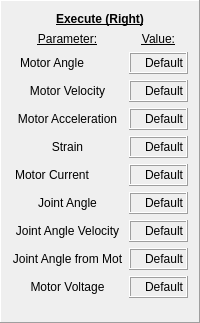
      <widget class="QFrame" name="frame_4">
       <property name="frameShape">
        <enum>QFrame::Panel</enum>
       </property>
       <property name="frameShadow">
        <enum>QFrame::Raised</enum>
       </property>
       <layout class="QVBoxLayout" name="verticalLayout_4">
        <item>
         <widget class="QLabel" name="label_40">
          <property name="text">
           <string>&lt;html&gt;&lt;head/&gt;&lt;body&gt;&lt;p align=&quot;center&quot;&gt;&lt;span style=&quot; font-weight:600; text-decoration: underline;&quot;&gt;Execute (Right)&lt;/span&gt;&lt;/p&gt;&lt;/body&gt;&lt;/html&gt;</string>
          </property>
         </widget>
        </item>
        <item>
         <layout class="QGridLayout" name="gridLayout_4" rowstretch="3,0,0,0,0,0,0,0,0,0">
          <item row="0" column="1">
           <widget class="QLabel" name="label_52">
            <property name="sizePolicy">
             <sizepolicy hsizetype="Preferred" vsizetype="Preferred">
              <horstretch>0</horstretch>
              <verstretch>0</verstretch>
             </sizepolicy>
            </property>
            <property name="minimumSize">
             <size>
              <width>50</width>
              <height>0</height>
             </size>
            </property>
            <property name="text">
             <string>&lt;html&gt;&lt;head/&gt;&lt;body&gt;&lt;p&gt;&lt;span style=&quot; text-decoration: underline;&quot;&gt;Value:&lt;/span&gt;&lt;/p&gt;&lt;/body&gt;&lt;/html&gt;</string>
            </property>
            <property name="alignment">
             <set>Qt::AlignCenter</set>
            </property>
           </widget>
          </item>
          <item row="5" column="1">
           <widget class="QLabel" name="disp_current_mot_1">
            <property name="sizePolicy">
             <sizepolicy hsizetype="Preferred" vsizetype="Preferred">
              <horstretch>0</horstretch>
              <verstretch>0</verstretch>
             </sizepolicy>
            </property>
            <property name="minimumSize">
             <size>
              <width>50</width>
              <height>22</height>
             </size>
            </property>
            <property name="maximumSize">
             <size>
              <width>200</width>
              <height>16777215</height>
             </size>
            </property>
            <property name="baseSize">
             <size>
              <width>50</width>
              <height>0</height>
             </size>
            </property>
            <property name="autoFillBackground">
             <bool>false</bool>
            </property>
            <property name="frameShape">
             <enum>QFrame::Box</enum>
            </property>
            <property name="frameShadow">
             <enum>QFrame::Raised</enum>
            </property>
            <property name="lineWidth">
             <number>1</number>
            </property>
            <property name="text">
             <string>Default</string>
            </property>
            <property name="alignment">
             <set>Qt::AlignRight|Qt::AlignTrailing|Qt::AlignVCenter</set>
            </property>
           </widget>
          </item>
          <item row="3" column="1">
           <widget class="QLabel" name="disp_mot_acc_1">
            <property name="sizePolicy">
             <sizepolicy hsizetype="Preferred" vsizetype="Preferred">
              <horstretch>0</horstretch>
              <verstretch>0</verstretch>
             </sizepolicy>
            </property>
            <property name="minimumSize">
             <size>
              <width>50</width>
              <height>22</height>
             </size>
            </property>
            <property name="maximumSize">
             <size>
              <width>200</width>
              <height>16777215</height>
             </size>
            </property>
            <property name="baseSize">
             <size>
              <width>50</width>
              <height>0</height>
             </size>
            </property>
            <property name="autoFillBackground">
             <bool>false</bool>
            </property>
            <property name="frameShape">
             <enum>QFrame::Box</enum>
            </property>
            <property name="frameShadow">
             <enum>QFrame::Raised</enum>
            </property>
            <property name="lineWidth">
             <number>1</number>
            </property>
            <property name="text">
             <string>Default</string>
            </property>
            <property name="alignment">
             <set>Qt::AlignRight|Qt::AlignTrailing|Qt::AlignVCenter</set>
            </property>
           </widget>
          </item>
          <item row="3" column="0">
           <widget class="QLabel" name="label_45">
            <property name="sizePolicy">
             <sizepolicy hsizetype="Preferred" vsizetype="Preferred">
              <horstretch>0</horstretch>
              <verstretch>0</verstretch>
             </sizepolicy>
            </property>
            <property name="minimumSize">
             <size>
              <width>80</width>
              <height>0</height>
             </size>
            </property>
            <property name="layoutDirection">
             <enum>Qt::LeftToRight</enum>
            </property>
            <property name="text">
             <string>&lt;html&gt;&lt;head/&gt;&lt;body&gt;&lt;p&gt;Motor Acceleration&lt;/p&gt;&lt;/body&gt;&lt;/html&gt;</string>
            </property>
            <property name="alignment">
             <set>Qt::AlignCenter</set>
            </property>
           </widget>
          </item>
          <item row="2" column="0">
           <widget class="QLabel" name="label_46">
            <property name="sizePolicy">
             <sizepolicy hsizetype="Preferred" vsizetype="Preferred">
              <horstretch>0</horstretch>
              <verstretch>0</verstretch>
             </sizepolicy>
            </property>
            <property name="minimumSize">
             <size>
              <width>80</width>
              <height>0</height>
             </size>
            </property>
            <property name="layoutDirection">
             <enum>Qt::LeftToRight</enum>
            </property>
            <property name="text">
             <string>&lt;html&gt;&lt;head/&gt;&lt;body&gt;&lt;p&gt;Motor Velocity&lt;/p&gt;&lt;/body&gt;&lt;/html&gt;</string>
            </property>
            <property name="alignment">
             <set>Qt::AlignCenter</set>
            </property>
           </widget>
          </item>
          <item row="5" column="0">
           <widget class="QLabel" name="label_47">
            <property name="sizePolicy">
             <sizepolicy hsizetype="Preferred" vsizetype="Preferred">
              <horstretch>0</horstretch>
              <verstretch>0</verstretch>
             </sizepolicy>
            </property>
            <property name="minimumSize">
             <size>
              <width>80</width>
              <height>0</height>
             </size>
            </property>
            <property name="maximumSize">
             <size>
              <width>80</width>
              <height>16777215</height>
             </size>
            </property>
            <property name="layoutDirection">
             <enum>Qt::LeftToRight</enum>
            </property>
            <property name="text">
             <string>&lt;html&gt;&lt;head/&gt;&lt;body&gt;&lt;p&gt;Motor Current&lt;/p&gt;&lt;/body&gt;&lt;/html&gt;</string>
            </property>
            <property name="alignment">
             <set>Qt::AlignCenter</set>
            </property>
           </widget>
          </item>
          <item row="6" column="0">
           <widget class="QLabel" name="label_50">
            <property name="sizePolicy">
             <sizepolicy hsizetype="Preferred" vsizetype="Preferred">
              <horstretch>0</horstretch>
              <verstretch>0</verstretch>
             </sizepolicy>
            </property>
            <property name="minimumSize">
             <size>
              <width>80</width>
              <height>0</height>
             </size>
            </property>
            <property name="maximumSize">
             <size>
              <width>16777215</width>
              <height>16777215</height>
             </size>
            </property>
            <property name="layoutDirection">
             <enum>Qt::LeftToRight</enum>
            </property>
            <property name="text">
             <string>&lt;html&gt;&lt;head/&gt;&lt;body&gt;&lt;p&gt;Joint Angle&lt;/p&gt;&lt;/body&gt;&lt;/html&gt;</string>
            </property>
            <property name="alignment">
             <set>Qt::AlignCenter</set>
            </property>
           </widget>
          </item>
          <item row="6" column="1">
           <widget class="QLabel" name="disp_joint_angle_1">
            <property name="sizePolicy">
             <sizepolicy hsizetype="Preferred" vsizetype="Preferred">
              <horstretch>0</horstretch>
              <verstretch>0</verstretch>
             </sizepolicy>
            </property>
            <property name="minimumSize">
             <size>
              <width>50</width>
              <height>22</height>
             </size>
            </property>
            <property name="maximumSize">
             <size>
              <width>200</width>
              <height>16777215</height>
             </size>
            </property>
            <property name="baseSize">
             <size>
              <width>50</width>
              <height>0</height>
             </size>
            </property>
            <property name="autoFillBackground">
             <bool>false</bool>
            </property>
            <property name="frameShape">
             <enum>QFrame::Box</enum>
            </property>
            <property name="frameShadow">
             <enum>QFrame::Raised</enum>
            </property>
            <property name="lineWidth">
             <number>1</number>
            </property>
            <property name="text">
             <string>Default</string>
            </property>
            <property name="alignment">
             <set>Qt::AlignRight|Qt::AlignTrailing|Qt::AlignVCenter</set>
            </property>
           </widget>
          </item>
          <item row="1" column="0">
           <widget class="QLabel" name="label_51">
            <property name="sizePolicy">
             <sizepolicy hsizetype="Preferred" vsizetype="Preferred">
              <horstretch>0</horstretch>
              <verstretch>0</verstretch>
             </sizepolicy>
            </property>
            <property name="minimumSize">
             <size>
              <width>80</width>
              <height>0</height>
             </size>
            </property>
            <property name="maximumSize">
             <size>
              <width>80</width>
              <height>16777215</height>
             </size>
            </property>
            <property name="layoutDirection">
             <enum>Qt::LeftToRight</enum>
            </property>
            <property name="text">
             <string>&lt;html&gt;&lt;head/&gt;&lt;body&gt;&lt;p&gt;Motor Angle&lt;/p&gt;&lt;/body&gt;&lt;/html&gt;</string>
            </property>
            <property name="alignment">
             <set>Qt::AlignCenter</set>
            </property>
           </widget>
          </item>
          <item row="7" column="0">
           <widget class="QLabel" name="label_57">
            <property name="sizePolicy">
             <sizepolicy hsizetype="Preferred" vsizetype="Preferred">
              <horstretch>0</horstretch>
              <verstretch>0</verstretch>
             </sizepolicy>
            </property>
            <property name="minimumSize">
             <size>
              <width>80</width>
              <height>0</height>
             </size>
            </property>
            <property name="maximumSize">
             <size>
              <width>16777215</width>
              <height>16777215</height>
             </size>
            </property>
            <property name="layoutDirection">
             <enum>Qt::LeftToRight</enum>
            </property>
            <property name="text">
             <string>&lt;html&gt;&lt;head/&gt;&lt;body&gt;&lt;p&gt;Joint Angle Velocity&lt;/p&gt;&lt;/body&gt;&lt;/html&gt;</string>
            </property>
            <property name="alignment">
             <set>Qt::AlignCenter</set>
            </property>
           </widget>
          </item>
          <item row="8" column="0">
           <widget class="QLabel" name="label_58">
            <property name="sizePolicy">
             <sizepolicy hsizetype="Preferred" vsizetype="Preferred">
              <horstretch>0</horstretch>
              <verstretch>0</verstretch>
             </sizepolicy>
            </property>
            <property name="minimumSize">
             <size>
              <width>100</width>
              <height>0</height>
             </size>
            </property>
            <property name="maximumSize">
             <size>
              <width>16777215</width>
              <height>16777215</height>
             </size>
            </property>
            <property name="layoutDirection">
             <enum>Qt::LeftToRight</enum>
            </property>
            <property name="text">
             <string>&lt;html&gt;&lt;head/&gt;&lt;body&gt;&lt;p&gt;Joint Angle from Mot&lt;/p&gt;&lt;/body&gt;&lt;/html&gt;</string>
            </property>
            <property name="alignment">
             <set>Qt::AlignCenter</set>
            </property>
           </widget>
          </item>
          <item row="7" column="1">
           <widget class="QLabel" name="disp_joint_angle_vel_1">
            <property name="sizePolicy">
             <sizepolicy hsizetype="Preferred" vsizetype="Preferred">
              <horstretch>0</horstretch>
              <verstretch>0</verstretch>
             </sizepolicy>
            </property>
            <property name="minimumSize">
             <size>
              <width>50</width>
              <height>22</height>
             </size>
            </property>
            <property name="maximumSize">
             <size>
              <width>200</width>
              <height>16777215</height>
             </size>
            </property>
            <property name="baseSize">
             <size>
              <width>50</width>
              <height>0</height>
             </size>
            </property>
            <property name="autoFillBackground">
             <bool>false</bool>
            </property>
            <property name="frameShape">
             <enum>QFrame::Box</enum>
            </property>
            <property name="frameShadow">
             <enum>QFrame::Raised</enum>
            </property>
            <property name="lineWidth">
             <number>1</number>
            </property>
            <property name="text">
             <string>Default</string>
            </property>
            <property name="alignment">
             <set>Qt::AlignRight|Qt::AlignTrailing|Qt::AlignVCenter</set>
            </property>
           </widget>
          </item>
          <item row="8" column="1">
           <widget class="QLabel" name="disp_joint_angle_from_mot_1">
            <property name="sizePolicy">
             <sizepolicy hsizetype="Preferred" vsizetype="Preferred">
              <horstretch>0</horstretch>
              <verstretch>0</verstretch>
             </sizepolicy>
            </property>
            <property name="minimumSize">
             <size>
              <width>50</width>
              <height>22</height>
             </size>
            </property>
            <property name="maximumSize">
             <size>
              <width>200</width>
              <height>16777215</height>
             </size>
            </property>
            <property name="baseSize">
             <size>
              <width>50</width>
              <height>0</height>
             </size>
            </property>
            <property name="autoFillBackground">
             <bool>false</bool>
            </property>
            <property name="frameShape">
             <enum>QFrame::Box</enum>
            </property>
            <property name="frameShadow">
             <enum>QFrame::Raised</enum>
            </property>
            <property name="lineWidth">
             <number>1</number>
            </property>
            <property name="text">
             <string>Default</string>
            </property>
            <property name="alignment">
             <set>Qt::AlignRight|Qt::AlignTrailing|Qt::AlignVCenter</set>
            </property>
           </widget>
          </item>
          <item row="2" column="1">
           <widget class="QLabel" name="disp_mot_vel_1">
            <property name="sizePolicy">
             <sizepolicy hsizetype="Preferred" vsizetype="Preferred">
              <horstretch>0</horstretch>
              <verstretch>0</verstretch>
             </sizepolicy>
            </property>
            <property name="minimumSize">
             <size>
              <width>50</width>
              <height>22</height>
             </size>
            </property>
            <property name="maximumSize">
             <size>
              <width>200</width>
              <height>16777215</height>
             </size>
            </property>
            <property name="baseSize">
             <size>
              <width>50</width>
              <height>0</height>
             </size>
            </property>
            <property name="autoFillBackground">
             <bool>false</bool>
            </property>
            <property name="frameShape">
             <enum>QFrame::Box</enum>
            </property>
            <property name="frameShadow">
             <enum>QFrame::Raised</enum>
            </property>
            <property name="lineWidth">
             <number>1</number>
            </property>
            <property name="text">
             <string>Default</string>
            </property>
            <property name="alignment">
             <set>Qt::AlignRight|Qt::AlignTrailing|Qt::AlignVCenter</set>
            </property>
           </widget>
          </item>
          <item row="1" column="1">
           <widget class="QLabel" name="disp_mot_ang_1">
            <property name="sizePolicy">
             <sizepolicy hsizetype="Preferred" vsizetype="Preferred">
              <horstretch>0</horstretch>
              <verstretch>0</verstretch>
             </sizepolicy>
            </property>
            <property name="minimumSize">
             <size>
              <width>50</width>
              <height>22</height>
             </size>
            </property>
            <property name="maximumSize">
             <size>
              <width>200</width>
              <height>16777215</height>
             </size>
            </property>
            <property name="baseSize">
             <size>
              <width>50</width>
              <height>0</height>
             </size>
            </property>
            <property name="autoFillBackground">
             <bool>false</bool>
            </property>
            <property name="frameShape">
             <enum>QFrame::Box</enum>
            </property>
            <property name="frameShadow">
             <enum>QFrame::Raised</enum>
            </property>
            <property name="lineWidth">
             <number>1</number>
            </property>
            <property name="text">
             <string>Default</string>
            </property>
            <property name="alignment">
             <set>Qt::AlignRight|Qt::AlignTrailing|Qt::AlignVCenter</set>
            </property>
           </widget>
          </item>
          <item row="4" column="1">
           <widget class="QLabel" name="disp_strain_1">
            <property name="sizePolicy">
             <sizepolicy hsizetype="Preferred" vsizetype="Preferred">
              <horstretch>0</horstretch>
              <verstretch>0</verstretch>
             </sizepolicy>
            </property>
            <property name="minimumSize">
             <size>
              <width>50</width>
              <height>22</height>
             </size>
            </property>
            <property name="maximumSize">
             <size>
              <width>200</width>
              <height>16777215</height>
             </size>
            </property>
            <property name="baseSize">
             <size>
              <width>50</width>
              <height>0</height>
             </size>
            </property>
            <property name="autoFillBackground">
             <bool>false</bool>
            </property>
            <property name="frameShape">
             <enum>QFrame::Box</enum>
            </property>
            <property name="frameShadow">
             <enum>QFrame::Raised</enum>
            </property>
            <property name="lineWidth">
             <number>1</number>
            </property>
            <property name="text">
             <string>Default</string>
            </property>
            <property name="alignment">
             <set>Qt::AlignRight|Qt::AlignTrailing|Qt::AlignVCenter</set>
            </property>
           </widget>
          </item>
          <item row="4" column="0">
           <widget class="QLabel" name="label_53">
            <property name="sizePolicy">
             <sizepolicy hsizetype="Preferred" vsizetype="Preferred">
              <horstretch>0</horstretch>
              <verstretch>0</verstretch>
             </sizepolicy>
            </property>
            <property name="minimumSize">
             <size>
              <width>80</width>
              <height>0</height>
             </size>
            </property>
            <property name="layoutDirection">
             <enum>Qt::LeftToRight</enum>
            </property>
            <property name="text">
             <string>&lt;html&gt;&lt;head/&gt;&lt;body&gt;&lt;p&gt;Strain&lt;/p&gt;&lt;/body&gt;&lt;/html&gt;</string>
            </property>
            <property name="alignment">
             <set>Qt::AlignCenter</set>
            </property>
           </widget>
          </item>
          <item row="0" column="0">
           <widget class="QLabel" name="label_55">
            <property name="sizePolicy">
             <sizepolicy hsizetype="Preferred" vsizetype="Preferred">
              <horstretch>0</horstretch>
              <verstretch>0</verstretch>
             </sizepolicy>
            </property>
            <property name="text">
             <string>&lt;html&gt;&lt;head/&gt;&lt;body&gt;&lt;p align=&quot;center&quot;&gt;&lt;span style=&quot; text-decoration: underline;&quot;&gt;Parameter:&lt;/span&gt;&lt;/p&gt;&lt;/body&gt;&lt;/html&gt;</string>
            </property>
           </widget>
          </item>
          <item row="9" column="1">
           <widget class="QLabel" name="disp_mot_volt_1">
            <property name="sizePolicy">
             <sizepolicy hsizetype="Preferred" vsizetype="Preferred">
              <horstretch>0</horstretch>
              <verstretch>0</verstretch>
             </sizepolicy>
            </property>
            <property name="minimumSize">
             <size>
              <width>50</width>
              <height>22</height>
             </size>
            </property>
            <property name="maximumSize">
             <size>
              <width>200</width>
              <height>16777215</height>
             </size>
            </property>
            <property name="baseSize">
             <size>
              <width>50</width>
              <height>0</height>
             </size>
            </property>
            <property name="autoFillBackground">
             <bool>false</bool>
            </property>
            <property name="frameShape">
             <enum>QFrame::Box</enum>
            </property>
            <property name="frameShadow">
             <enum>QFrame::Raised</enum>
            </property>
            <property name="lineWidth">
             <number>1</number>
            </property>
            <property name="text">
             <string>Default</string>
            </property>
            <property name="alignment">
             <set>Qt::AlignRight|Qt::AlignTrailing|Qt::AlignVCenter</set>
            </property>
           </widget>
          </item>
          <item row="9" column="0">
           <widget class="QLabel" name="label_54">
            <property name="sizePolicy">
             <sizepolicy hsizetype="Preferred" vsizetype="Preferred">
              <horstretch>0</horstretch>
              <verstretch>0</verstretch>
             </sizepolicy>
            </property>
            <property name="minimumSize">
             <size>
              <width>80</width>
              <height>0</height>
             </size>
            </property>
            <property name="layoutDirection">
             <enum>Qt::LeftToRight</enum>
            </property>
            <property name="text">
             <string>Motor Voltage</string>
            </property>
            <property name="alignment">
             <set>Qt::AlignCenter</set>
            </property>
           </widget>
          </item>
         </layout>
        </item>
        <item>
         <spacer name="verticalSpacer_4">
          <property name="orientation">
           <enum>Qt::Vertical</enum>
          </property>
          <property name="sizeHint" stdset="0">
           <size>
            <width>20</width>
            <height>13</height>
           </size>
          </property>
         </spacer>
        </item>
       </layout>
      </widget>
